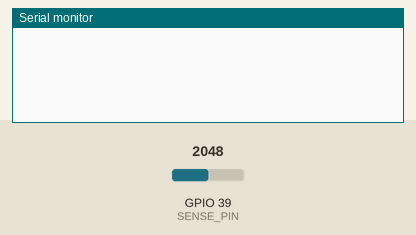
A sketch run on a simulated ESP32. Shown: the last lines printed to the serial monitor. The inputs (shaded band) are chosen by the test bench; at power-on: GPIO 39 (SENSE_PIN) = 2048.

Above: at 1.3 s.
1.4 s: GPIO 39 (SENSE_PIN) set to 0
At 2.5 s:
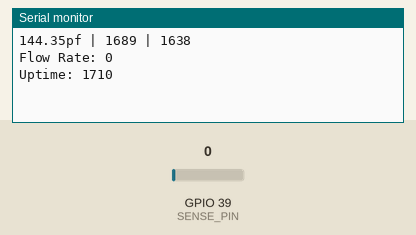
3.2 s: GPIO 39 (SENSE_PIN) set to 491
At 4.6 s:
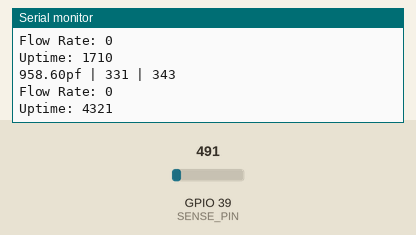
4.7 s: GPIO 39 (SENSE_PIN) set to 0
At 7.3 s:
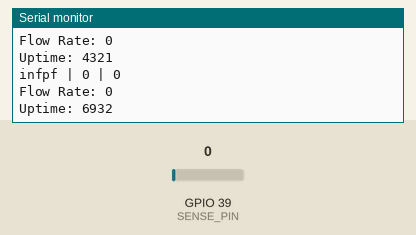
Timing chart, 0 to 8.8 s (numbered marks = the images above; inputs shaded):
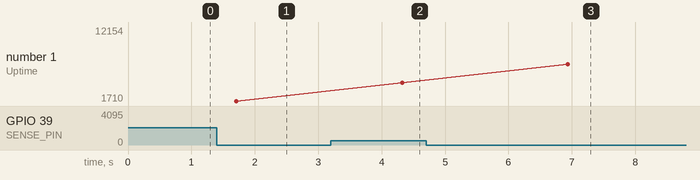

The sketch:

Capacitance_Meter.ino
```cpp
//------------------------------------------------------------------------------------------------
// RPi Smart Still Controller | (CopyLeft) 2024-Present | Larry Athey (https://panhandleponics.com)
// Bird Brain v1.2.1 - LIDAR Hydrometer Reader and Parrot Flow Monitor - Released November 23, 2024
//
// You must be using a v2.x ESP32 library to compile this code. It appears that v3.x libraries do
// not contain compatible headers for certain legacy libraries that I rely on. You should also use
// the following URL in your preferences under Additional Boards Manager URLs.
//
// https://raw.githubusercontent.com/espressif/arduino-esp32/gh-pages/package_esp32_index.json
//
// Compile and upload this code to your ESP32 and watch the capacitance value in the IDE terminal.
// Perform test fills and drains while noting the correlation between the Flow Rate & capacitance.
// It's best to perform these tests while running off the RPI Smart Still Controller power supply
// and not USB power alone due to the current limitations in most computers' built in USB hubs.
//
// NOTE: The serial data line from the RPi Smart Still controller system cannot be connected while
//       uploading code to the ESP32.
//
// Edit the emptyValue and fullValue variables in the getFlowSensor() function to fine-tune it to
// your flow sensor. This will give you a general feel for the performance of your flow sensor so
// you can make physical changes if necessary.
//
// Remember, you are actually building an air-gap capacitor here. The length, width, thickness of
// the plates and the gap between the plates all have an effect on its readings. The beauty is the
// readings don't have to be precise. You just examine your readings as the unit fills and drains,
// then adjust the above mentioned varables to suit your flow sensor.
//
// Also keep in mind that a 100% dry flow sensor will read higher than one with moisture inside.
// Temperature will also affect this reading due to expansion and contraction of the plates. You
// should perform your calibration using distillate (not water) roughly the same temperature as
// it is when it comes out of your still.
//------------------------------------------------------------------------------------------------
#define SENSE_PIN 39   // Capacitor under test is connected between this pin and ESP32 +3.3v pin
                       // Shielded cable should be used if the capacitor connection is distant
#define CHARGE_PIN 23  // 1 or 2 meg resistor connected between this pin and SENSE_PIN
//------------------------------------------------------------------------------------------------
struct doubleLong {
  long charged_value;
  long discharged_value;
};
//------------------------------------------------------------------------------------------------
const byte chargeTime_us = 84; // ESP32 CPU instructions take ~54us
const byte dischargeTime_ms = 40;

const byte numMeasurements = 40;
const uint16_t MAX_ADC_VALUE = 4095;
const float resistor_mohm = 1.03; // 1 meg resistor seems to produce tighter capacitance values //2.035;
const float Vref = 3.3;

float capacitance_pf = 0;
float capVoltage = 0;
//------------------------------------------------------------------------------------------------
doubleLong measureADC(int num_measurements,byte charge_pin,byte sense_pin,byte charge_time_us,byte discharge_time_ms) {
  long charged_val = 0;
  long discharged_val = 0;
  for (int i = 0; i < num_measurements; i ++) {
    digitalWrite(charge_pin,HIGH); // Charge
    delayMicroseconds(charge_time_us - 54);
    charged_val += analogRead(sense_pin); // Read value and store
    digitalWrite(charge_pin,LOW); // Discharge
    delay(discharge_time_ms);
    discharged_val += analogRead(sense_pin);
    //if (analogRead(sense_pin) > 150) Serial.println("Error: discharged voltage too high");
  }
  return {charged_val /= num_measurements,discharged_val /= num_measurements};
}
//------------------------------------------------------------------------------------------------
int getFlowSensor(float sensorReading) { // Convert the capacitance to a coherent flow rate
  int emptyValue = 58; // Sensor reading when the vessel is empty, adjust as necessary
  int fullValue = 28;  // Sensor reading when the vessel is full, adjust as necessary
  // Sensor reading when the vessel is full
  int range = emptyValue - fullValue; // Calculate the range
  // Ensure that we're not dividing by zero
  if (range == 0) {
    return 0;
  }
  // Calculate percentage. Since lower numbers indicate fuller, we subtract from emptyValue
  int percentage = round(((emptyValue - sensorReading) / range) * 100);
  // Ensure the percentage is between 0% and 100%
  return min(max(percentage,0),100);
}
//------------------------------------------------------------------------------------------------
void setup() {
  Serial.begin(9600);
  while (! Serial) delay(10);

  pinMode(SENSE_PIN,INPUT);
  pinMode(CHARGE_PIN,OUTPUT);

  digitalWrite(CHARGE_PIN,LOW);
  delay(100);
}
//------------------------------------------------------------------------------------------------
void loop() {
  doubleLong ADCvalues = measureADC(numMeasurements,CHARGE_PIN,SENSE_PIN,chargeTime_us,dischargeTime_ms);

  // Calculate capacitance
  capVoltage = (Vref * ADCvalues.charged_value) / (float)MAX_ADC_VALUE;
  capacitance_pf = -1.0 * ((chargeTime_us) / resistor_mohm ) / log(1 - (capVoltage / Vref));
  if (capacitance_pf > 0.0) capacitance_pf -= 9.0;

  // Capacitance is more accurate the closer the capacitor is to the ESP32 or when connected with shielded cable if at a distance
  // Less than 500pf is 0% flow, 1000pf would be 100% flow. Only appears to be reactive to ethanol, not plain water.
  Serial.print("\n\n");
  Serial.print(capacitance_pf); Serial.print("pf | "); Serial.print(ADCvalues.charged_value); Serial.print(" | "); Serial.println(ADCvalues.discharged_value);
  Serial.print("Flow Rate: "); Serial.println(getFlowSensor(capacitance_pf));
  Serial.print("Uptime: "); Serial.println(millis());
  Serial.flush();

  digitalWrite(CHARGE_PIN,LOW);
  delay(1000);
}
//------------------------------------------------------------------------------------------------
```

Measured:
- after the input at 1.4 s, the serial monitor: prints a new line after 0.31 s (image 1)
- after the input at 3.2 s, the serial monitor: prints a new line after 1.1 s (image 2)
- after the input at 4.7 s, the serial monitor: prints a new line after 2.2 s (image 3)
